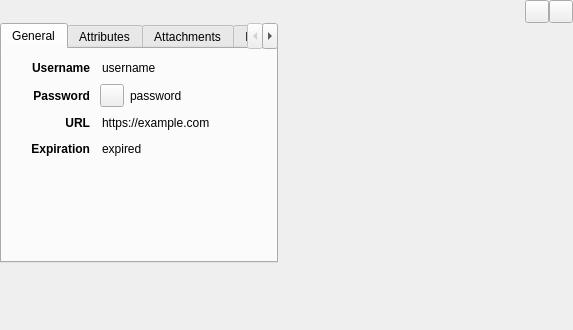
<?xml version="1.0" encoding="UTF-8"?>
<ui version="4.0">
 <class>EntryPreviewWidget</class>
 <widget class="QWidget" name="EntryPreviewWidget">
  <property name="geometry">
   <rect>
    <x>0</x>
    <y>0</y>
    <width>573</width>
    <height>330</height>
   </rect>
  </property>
  <layout class="QVBoxLayout" name="verticalLayout_7">
   <property name="spacing">
    <number>0</number>
   </property>
   <property name="leftMargin">
    <number>0</number>
   </property>
   <property name="topMargin">
    <number>0</number>
   </property>
   <property name="rightMargin">
    <number>0</number>
   </property>
   <property name="bottomMargin">
    <number>0</number>
   </property>
   <item>
    <layout class="QHBoxLayout" name="panelHeaderLayout" stretch="0,0,0,0,0">
     <property name="sizeConstraint">
      <enum>QLayout::SetDefaultConstraint</enum>
     </property>
     <property name="leftMargin">
      <number>9</number>
     </property>
     <item>
      <widget class="QLabel" name="panelIcon">
       <property name="sizePolicy">
        <sizepolicy hsizetype="Minimum" vsizetype="Preferred">
         <horstretch>0</horstretch>
         <verstretch>0</verstretch>
        </sizepolicy>
       </property>
       <property name="text">
        <string/>
       </property>
      </widget>
     </item>
     <item>
      <widget class="ElidedLabel" name="panelTitleLabel">
       <property name="sizePolicy">
        <sizepolicy hsizetype="Expanding" vsizetype="Preferred">
         <horstretch>0</horstretch>
         <verstretch>0</verstretch>
        </sizepolicy>
       </property>
       <property name="font">
        <font>
         <pointsize>12</pointsize>
        </font>
       </property>
       <property name="textFormat">
        <enum>Qt::AutoText</enum>
       </property>
      </widget>
     </item>
     <item>
      <widget class="QWidget" name="panelTotpWidget" native="true">
       <layout class="QGridLayout" name="gridLayout_3">
        <property name="leftMargin">
         <number>0</number>
        </property>
        <property name="topMargin">
         <number>0</number>
        </property>
        <property name="bottomMargin">
         <number>0</number>
        </property>
        <item row="0" column="0">
         <widget class="QLabel" name="panelTotpLabel">
          <property name="font">
           <font>
            <pointsize>10</pointsize>
            <weight>75</weight>
            <bold>true</bold>
           </font>
          </property>
          <property name="text">
           <string/>
          </property>
         </widget>
        </item>
       </layout>
      </widget>
     </item>
     <item>
      <widget class="QToolButton" name="panelTotpButton">
       <property name="focusPolicy">
        <enum>Qt::ClickFocus</enum>
       </property>
       <property name="toolTip">
        <string>Generate TOTP Token</string>
       </property>
       <property name="text">
        <string/>
       </property>
       <property name="checkable">
        <bool>true</bool>
       </property>
      </widget>
     </item>
     <item>
      <widget class="QToolButton" name="panelCloseButton">
       <property name="focusPolicy">
        <enum>Qt::ClickFocus</enum>
       </property>
       <property name="toolTip">
        <string>Close</string>
       </property>
       <property name="text">
        <string/>
       </property>
      </widget>
     </item>
    </layout>
   </item>
   <item>
    <widget class="QStackedWidget" name="stackedWidget">
     <property name="currentIndex">
      <number>0</number>
     </property>
     <widget class="QWidget" name="pageEntry">
      <widget class="QTabWidget" name="entryTabWidget">
       <property name="focusPolicy">
        <enum>Qt::ClickFocus</enum>
       </property>
       <property name="currentIndex">
        <number>0</number>
       </property>
       <property name="documentMode">
        <bool>false</bool>
       </property>
       <property name="tabsClosable">
        <bool>false</bool>
       </property>
       <property name="movable">
        <bool>false</bool>
       </property>
       <widget class="QWidget" name="entryGeneralTab">
        <attribute name="title">
         <string>General</string>
        </attribute>
        <layout class="QVBoxLayout" name="verticalLayout_5">
         <item>
          <widget class="QWidget" name="entryGeneralWidget" native="true">
           <layout class="QGridLayout" name="gridLayout" rowstretch="0,0,0,0,0" columnstretch="0,0,0,0,0">
            <property name="leftMargin">
             <number>0</number>
            </property>
            <property name="topMargin">
             <number>0</number>
            </property>
            <property name="rightMargin">
             <number>0</number>
            </property>
            <property name="bottomMargin">
             <number>0</number>
            </property>
            <item row="0" column="0">
             <spacer name="entryLeftHorizontalSpacer">
              <property name="orientation">
               <enum>Qt::Horizontal</enum>
              </property>
              <property name="sizeType">
               <enum>QSizePolicy::Fixed</enum>
              </property>
              <property name="sizeHint" stdset="0">
               <size>
                <width>20</width>
                <height>20</height>
               </size>
              </property>
             </spacer>
            </item>
            <item row="0" column="1">
             <widget class="QLabel" name="entryUsernameTitleLabel">
              <property name="sizePolicy">
               <sizepolicy hsizetype="Minimum" vsizetype="Preferred">
                <horstretch>0</horstretch>
                <verstretch>0</verstretch>
               </sizepolicy>
              </property>
              <property name="font">
               <font>
                <weight>75</weight>
                <bold>true</bold>
               </font>
              </property>
              <property name="layoutDirection">
               <enum>Qt::LeftToRight</enum>
              </property>
              <property name="text">
               <string>Username</string>
              </property>
              <property name="alignment">
               <set>Qt::AlignRight|Qt::AlignTrailing|Qt::AlignVCenter</set>
              </property>
             </widget>
            </item>
            <item row="0" column="4">
             <widget class="QLabel" name="entryUsernameLabel">
              <property name="sizePolicy">
               <sizepolicy hsizetype="Expanding" vsizetype="Preferred">
                <horstretch>0</horstretch>
                <verstretch>0</verstretch>
               </sizepolicy>
              </property>
              <property name="minimumSize">
               <size>
                <width>100</width>
                <height>0</height>
               </size>
              </property>
              <property name="text">
               <string notr="true">username</string>
              </property>
              <property name="textInteractionFlags">
               <set>Qt::LinksAccessibleByMouse|Qt::TextSelectableByMouse</set>
              </property>
             </widget>
            </item>
            <item row="1" column="1">
             <widget class="QLabel" name="entryPasswordTitleLabel">
              <property name="sizePolicy">
               <sizepolicy hsizetype="Minimum" vsizetype="Preferred">
                <horstretch>0</horstretch>
                <verstretch>0</verstretch>
               </sizepolicy>
              </property>
              <property name="font">
               <font>
                <weight>75</weight>
                <bold>true</bold>
               </font>
              </property>
              <property name="text">
               <string>Password</string>
              </property>
              <property name="alignment">
               <set>Qt::AlignRight|Qt::AlignTrailing|Qt::AlignVCenter</set>
              </property>
             </widget>
            </item>
            <item row="3" column="1">
             <widget class="QLabel" name="entryExpirationTitleLabel">
              <property name="sizePolicy">
               <sizepolicy hsizetype="Minimum" vsizetype="Preferred">
                <horstretch>0</horstretch>
                <verstretch>0</verstretch>
               </sizepolicy>
              </property>
              <property name="font">
               <font>
                <weight>75</weight>
                <bold>true</bold>
               </font>
              </property>
              <property name="text">
               <string>Expiration</string>
              </property>
              <property name="alignment">
               <set>Qt::AlignRight|Qt::AlignTrailing|Qt::AlignVCenter</set>
              </property>
             </widget>
            </item>
            <item row="4" column="4">
             <spacer name="verticalSpacer">
              <property name="orientation">
               <enum>Qt::Vertical</enum>
              </property>
              <property name="sizeHint" stdset="0">
               <size>
                <width>0</width>
                <height>0</height>
               </size>
              </property>
             </spacer>
            </item>
            <item row="2" column="4">
             <widget class="ElidedLabel" name="entryUrlLabel">
              <property name="sizePolicy">
               <sizepolicy hsizetype="Expanding" vsizetype="Preferred">
                <horstretch>0</horstretch>
                <verstretch>0</verstretch>
               </sizepolicy>
              </property>
              <property name="minimumSize">
               <size>
                <width>100</width>
                <height>0</height>
               </size>
              </property>
              <property name="cursor">
               <cursorShape>PointingHandCursor</cursorShape>
              </property>
              <property name="text">
               <string notr="true">https://example.com</string>
              </property>
              <property name="textInteractionFlags">
               <set>Qt::LinksAccessibleByKeyboard|Qt::LinksAccessibleByMouse</set>
              </property>
             </widget>
            </item>
            <item row="3" column="4">
             <widget class="QLabel" name="entryExpirationLabel">
              <property name="sizePolicy">
               <sizepolicy hsizetype="Expanding" vsizetype="Preferred">
                <horstretch>0</horstretch>
                <verstretch>0</verstretch>
               </sizepolicy>
              </property>
              <property name="text">
               <string notr="true">expired</string>
              </property>
             </widget>
            </item>
            <item row="2" column="1">
             <widget class="QLabel" name="entryUrlTitleLabel">
              <property name="sizePolicy">
               <sizepolicy hsizetype="Minimum" vsizetype="Preferred">
                <horstretch>0</horstretch>
                <verstretch>0</verstretch>
               </sizepolicy>
              </property>
              <property name="font">
               <font>
                <weight>75</weight>
                <bold>true</bold>
               </font>
              </property>
              <property name="text">
               <string>URL</string>
              </property>
              <property name="alignment">
               <set>Qt::AlignRight|Qt::AlignTrailing|Qt::AlignVCenter</set>
              </property>
             </widget>
            </item>
            <item row="1" column="3" colspan="2">
             <layout class="QHBoxLayout" name="horizontalLayout_2" stretch="0,0">
              <property name="spacing">
               <number>6</number>
              </property>
              <property name="leftMargin">
               <number>4</number>
              </property>
              <item>
               <widget class="QToolButton" name="togglePasswordButton">
                <property name="text">
                 <string/>
                </property>
                <property name="checkable">
                 <bool>true</bool>
                </property>
               </widget>
              </item>
              <item>
               <widget class="ElidedLabel" name="entryPasswordLabel">
                <property name="sizePolicy">
                 <sizepolicy hsizetype="Expanding" vsizetype="Preferred">
                  <horstretch>0</horstretch>
                  <verstretch>0</verstretch>
                 </sizepolicy>
                </property>
                <property name="minimumSize">
                 <size>
                  <width>100</width>
                  <height>0</height>
                 </size>
                </property>
                <property name="text">
                 <string notr="true">password</string>
                </property>
               </widget>
              </item>
             </layout>
            </item>
            <item row="1" column="0">
             <spacer name="entryLeftHorizontalSpacer_2">
              <property name="orientation">
               <enum>Qt::Horizontal</enum>
              </property>
              <property name="sizeType">
               <enum>QSizePolicy::Fixed</enum>
              </property>
              <property name="sizeHint" stdset="0">
               <size>
                <width>20</width>
                <height>20</height>
               </size>
              </property>
             </spacer>
            </item>
            <item row="2" column="0">
             <spacer name="entryLeftHorizontalSpacer_3">
              <property name="orientation">
               <enum>Qt::Horizontal</enum>
              </property>
              <property name="sizeType">
               <enum>QSizePolicy::Fixed</enum>
              </property>
              <property name="sizeHint" stdset="0">
               <size>
                <width>20</width>
                <height>20</height>
               </size>
              </property>
             </spacer>
            </item>
            <item row="3" column="0">
             <spacer name="entryLeftHorizontalSpacer_4">
              <property name="orientation">
               <enum>Qt::Horizontal</enum>
              </property>
              <property name="sizeType">
               <enum>QSizePolicy::Fixed</enum>
              </property>
              <property name="sizeHint" stdset="0">
               <size>
                <width>20</width>
                <height>20</height>
               </size>
              </property>
             </spacer>
            </item>
           </layout>
          </widget>
         </item>
        </layout>
       </widget>
       <widget class="QWidget" name="entryAttributesTab">
        <attribute name="title">
         <string>Attributes</string>
        </attribute>
        <layout class="QVBoxLayout" name="verticalLayout">
         <item>
          <widget class="QTextEdit" name="entryAttributesEdit">
           <property name="focusPolicy">
            <enum>Qt::ClickFocus</enum>
           </property>
           <property name="readOnly">
            <bool>true</bool>
           </property>
          </widget>
         </item>
        </layout>
       </widget>
       <widget class="QWidget" name="entryAttachmentsTab">
        <attribute name="title">
         <string>Attachments</string>
        </attribute>
        <layout class="QVBoxLayout" name="verticalLayout_6">
         <item>
          <widget class="EntryAttachmentsWidget" name="entryAttachmentsWidget" native="true"/>
         </item>
        </layout>
       </widget>
       <widget class="QWidget" name="entryNotesTab">
        <attribute name="title">
         <string>Notes</string>
        </attribute>
        <layout class="QVBoxLayout" name="verticalLayout_2">
         <item>
          <widget class="QTextEdit" name="entryNotesEdit">
           <property name="focusPolicy">
            <enum>Qt::ClickFocus</enum>
           </property>
           <property name="readOnly">
            <bool>true</bool>
           </property>
          </widget>
         </item>
        </layout>
       </widget>
       <widget class="QWidget" name="entryAutotypeTab">
        <attribute name="title">
         <string>Autotype</string>
        </attribute>
        <layout class="QVBoxLayout" name="verticalLayout_4">
         <item>
          <widget class="QTreeWidget" name="entryAutotypeTree">
           <property name="frameShadow">
            <enum>QFrame::Sunken</enum>
           </property>
           <property name="showDropIndicator" stdset="0">
            <bool>true</bool>
           </property>
           <property name="rootIsDecorated">
            <bool>true</bool>
           </property>
           <property name="wordWrap">
            <bool>false</bool>
           </property>
           <property name="columnCount">
            <number>2</number>
           </property>
           <attribute name="headerCascadingSectionResizes">
            <bool>false</bool>
           </attribute>
           <attribute name="headerDefaultSectionSize">
            <number>250</number>
           </attribute>
           <attribute name="headerMinimumSectionSize">
            <number>50</number>
           </attribute>
           <attribute name="headerStretchLastSection">
            <bool>true</bool>
           </attribute>
           <column>
            <property name="text">
             <string>Window</string>
            </property>
           </column>
           <column>
            <property name="text">
             <string>Sequence</string>
            </property>
           </column>
          </widget>
         </item>
        </layout>
       </widget>
      </widget>
     </widget>
     <widget class="QWidget" name="pageGroup">
      <widget class="QTabWidget" name="groupTabWidget">
       <property name="currentIndex">
        <number>0</number>
       </property>
       <property name="documentMode">
        <bool>false</bool>
       </property>
       <property name="tabsClosable">
        <bool>false</bool>
       </property>
       <property name="movable">
        <bool>false</bool>
       </property>
       <widget class="QWidget" name="groupGeneralTab">
        <attribute name="title">
         <string>General</string>
        </attribute>
        <layout class="QVBoxLayout" name="verticalLayout_8">
         <item>
          <widget class="QWidget" name="groupGeneralWidget" native="true">
           <layout class="QGridLayout" name="gridLayout_2" columnstretch="0,0,0">
            <property name="leftMargin">
             <number>0</number>
            </property>
            <property name="topMargin">
             <number>0</number>
            </property>
            <property name="rightMargin">
             <number>0</number>
            </property>
            <property name="bottomMargin">
             <number>0</number>
            </property>
            <item row="2" column="2">
             <widget class="QLabel" name="groupExpirationLabel">
              <property name="sizePolicy">
               <sizepolicy hsizetype="Expanding" vsizetype="Preferred">
                <horstretch>0</horstretch>
                <verstretch>0</verstretch>
               </sizepolicy>
              </property>
             </widget>
            </item>
            <item row="2" column="1">
             <widget class="QLabel" name="groupExpirationTitleLabel">
              <property name="sizePolicy">
               <sizepolicy hsizetype="Minimum" vsizetype="Preferred">
                <horstretch>0</horstretch>
                <verstretch>0</verstretch>
               </sizepolicy>
              </property>
              <property name="font">
               <font>
                <weight>75</weight>
                <bold>true</bold>
               </font>
              </property>
              <property name="text">
               <string>Expiration</string>
              </property>
              <property name="alignment">
               <set>Qt::AlignRight|Qt::AlignTrailing|Qt::AlignVCenter</set>
              </property>
             </widget>
            </item>
            <item row="0" column="1">
             <widget class="QLabel" name="groupAutotypeTitleLabel">
              <property name="sizePolicy">
               <sizepolicy hsizetype="Minimum" vsizetype="Preferred">
                <horstretch>0</horstretch>
                <verstretch>0</verstretch>
               </sizepolicy>
              </property>
              <property name="font">
               <font>
                <weight>75</weight>
                <bold>true</bold>
               </font>
              </property>
              <property name="text">
               <string>Autotype</string>
              </property>
              <property name="alignment">
               <set>Qt::AlignRight|Qt::AlignTrailing|Qt::AlignVCenter</set>
              </property>
             </widget>
            </item>
            <item row="0" column="2">
             <widget class="QLabel" name="groupAutotypeLabel">
              <property name="sizePolicy">
               <sizepolicy hsizetype="Expanding" vsizetype="Preferred">
                <horstretch>0</horstretch>
                <verstretch>0</verstretch>
               </sizepolicy>
              </property>
             </widget>
            </item>
            <item row="1" column="2">
             <widget class="QLabel" name="groupSearchingLabel">
              <property name="sizePolicy">
               <sizepolicy hsizetype="Expanding" vsizetype="Preferred">
                <horstretch>0</horstretch>
                <verstretch>0</verstretch>
               </sizepolicy>
              </property>
             </widget>
            </item>
            <item row="0" column="0">
             <spacer name="groupLeftHorizontalSpacer">
              <property name="orientation">
               <enum>Qt::Horizontal</enum>
              </property>
              <property name="sizeType">
               <enum>QSizePolicy::Fixed</enum>
              </property>
              <property name="sizeHint" stdset="0">
               <size>
                <width>20</width>
                <height>20</height>
               </size>
              </property>
             </spacer>
            </item>
            <item row="1" column="1">
             <widget class="QLabel" name="groupSearchingTitleLabel">
              <property name="sizePolicy">
               <sizepolicy hsizetype="Minimum" vsizetype="Preferred">
                <horstretch>0</horstretch>
                <verstretch>0</verstretch>
               </sizepolicy>
              </property>
              <property name="font">
               <font>
                <weight>75</weight>
                <bold>true</bold>
               </font>
              </property>
              <property name="text">
               <string>Searching</string>
              </property>
              <property name="alignment">
               <set>Qt::AlignRight|Qt::AlignTrailing|Qt::AlignVCenter</set>
              </property>
             </widget>
            </item>
            <item row="3" column="2">
             <spacer name="verticalSpacer_2">
              <property name="orientation">
               <enum>Qt::Vertical</enum>
              </property>
              <property name="sizeHint" stdset="0">
               <size>
                <width>0</width>
                <height>0</height>
               </size>
              </property>
             </spacer>
            </item>
           </layout>
          </widget>
         </item>
        </layout>
       </widget>
       <widget class="QWidget" name="groupNotesTab">
        <attribute name="title">
         <string>Notes</string>
        </attribute>
        <layout class="QVBoxLayout" name="verticalLayout_11">
         <item>
          <widget class="QTextEdit" name="groupNotesEdit">
           <property name="focusPolicy">
            <enum>Qt::ClickFocus</enum>
           </property>
           <property name="readOnly">
            <bool>true</bool>
           </property>
          </widget>
         </item>
        </layout>
       </widget>
      </widget>
     </widget>
    </widget>
   </item>
  </layout>
  <action name="searchIcon">
   <property name="text">
    <string>Search</string>
   </property>
  </action>
  <action name="clearIcon">
   <property name="text">
    <string>Clear</string>
   </property>
  </action>
 </widget>
 <customwidgets>
  <customwidget>
   <class>EntryAttachmentsWidget</class>
   <extends>QWidget</extends>
   <header>gui/entry/EntryAttachmentsWidget.h</header>
   <container>1</container>
  </customwidget>
  <customwidget>
   <class>ElidedLabel</class>
   <extends>QLabel</extends>
   <header>gui/widgets/ElidedLabel.h</header>
  </customwidget>
 </customwidgets>
 <tabstops>
  <tabstop>panelTotpButton</tabstop>
  <tabstop>entryAutotypeTree</tabstop>
  <tabstop>entryTabWidget</tabstop>
  <tabstop>groupTabWidget</tabstop>
 </tabstops>
 <resources/>
 <connections/>
</ui>
